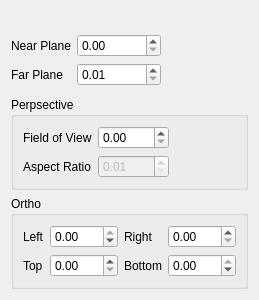
<?xml version="1.0" encoding="UTF-8"?>
<ui version="4.0">
 <class>CameraWidget</class>
 <widget class="QWidget" name="CameraWidget">
  <property name="geometry">
   <rect>
    <x>0</x>
    <y>0</y>
    <width>241</width>
    <height>300</height>
   </rect>
  </property>
  <property name="windowTitle">
   <string>Form</string>
  </property>
  <layout class="QVBoxLayout" name="verticalLayout_2">
   <item>
    <layout class="QVBoxLayout" name="verticalLayout">
     <item>
      <widget class="VectorWidget" name="positionVecEdit" native="true"/>
     </item>
     <item>
      <widget class="VectorWidget" name="centerVecEdit" native="true"/>
     </item>
     <item>
      <widget class="VectorWidget" name="viewVecEdit" native="true"/>
     </item>
    </layout>
   </item>
   <item>
    <spacer name="verticalSpacer_2">
     <property name="orientation">
      <enum>Qt::Vertical</enum>
     </property>
     <property name="sizeType">
      <enum>QSizePolicy::Preferred</enum>
     </property>
     <property name="sizeHint" stdset="0">
      <size>
       <width>20</width>
       <height>6</height>
      </size>
     </property>
    </spacer>
   </item>
   <item>
    <layout class="QHBoxLayout" name="horizontalLayout">
     <item>
      <layout class="QFormLayout" name="formLayout">
       <item row="0" column="0">
        <widget class="QLabel" name="label_7">
         <property name="text">
          <string>Near Plane</string>
         </property>
        </widget>
       </item>
       <item row="0" column="1">
        <widget class="QDoubleSpinBox" name="near">
         <property name="maximum">
          <double>99999.000000000000000</double>
         </property>
        </widget>
       </item>
       <item row="1" column="0">
        <widget class="QLabel" name="label_8">
         <property name="text">
          <string>Far Plane</string>
         </property>
        </widget>
       </item>
       <item row="1" column="1">
        <widget class="QDoubleSpinBox" name="far">
         <property name="minimum">
          <double>0.010000000000000</double>
         </property>
         <property name="maximum">
          <double>9999999.000000000000000</double>
         </property>
        </widget>
       </item>
      </layout>
     </item>
     <item>
      <spacer name="horizontalSpacer">
       <property name="orientation">
        <enum>Qt::Horizontal</enum>
       </property>
       <property name="sizeHint" stdset="0">
        <size>
         <width>40</width>
         <height>20</height>
        </size>
       </property>
      </spacer>
     </item>
    </layout>
   </item>
   <item>
    <spacer name="verticalSpacer_3">
     <property name="orientation">
      <enum>Qt::Vertical</enum>
     </property>
     <property name="sizeType">
      <enum>QSizePolicy::Preferred</enum>
     </property>
     <property name="sizeHint" stdset="0">
      <size>
       <width>17</width>
       <height>6</height>
      </size>
     </property>
    </spacer>
   </item>
   <item>
    <widget class="QGroupBox" name="perspectiveGroupBox">
     <property name="title">
      <string>Perpsective</string>
     </property>
     <layout class="QGridLayout" name="gridLayout_2">
      <item row="0" column="0">
       <widget class="QLabel" name="label_9">
        <property name="text">
         <string>Field of View</string>
        </property>
       </widget>
      </item>
      <item row="0" column="1">
       <widget class="QDoubleSpinBox" name="fov">
        <property name="maximum">
         <double>180.000000000000000</double>
        </property>
       </widget>
      </item>
      <item row="0" column="2" rowspan="2">
       <spacer name="horizontalSpacer_3">
        <property name="orientation">
         <enum>Qt::Horizontal</enum>
        </property>
        <property name="sizeHint" stdset="0">
         <size>
          <width>62</width>
          <height>20</height>
         </size>
        </property>
       </spacer>
      </item>
      <item row="1" column="0">
       <widget class="QLabel" name="label_10">
        <property name="text">
         <string>Aspect Ratio</string>
        </property>
       </widget>
      </item>
      <item row="1" column="1">
       <widget class="QDoubleSpinBox" name="aspectRatio">
        <property name="enabled">
         <bool>false</bool>
        </property>
        <property name="minimum">
         <double>0.010000000000000</double>
        </property>
        <property name="maximum">
         <double>1000.000000000000000</double>
        </property>
       </widget>
      </item>
     </layout>
    </widget>
   </item>
   <item>
    <widget class="QGroupBox" name="orthoGroupBox">
     <property name="title">
      <string>Ortho</string>
     </property>
     <property name="flat">
      <bool>false</bool>
     </property>
     <layout class="QGridLayout" name="gridLayout">
      <item row="1" column="1">
       <widget class="QDoubleSpinBox" name="top">
        <property name="maximum">
         <double>999.000000000000000</double>
        </property>
       </widget>
      </item>
      <item row="0" column="3">
       <widget class="QDoubleSpinBox" name="right">
        <property name="maximum">
         <double>999.000000000000000</double>
        </property>
       </widget>
      </item>
      <item row="0" column="2">
       <widget class="QLabel" name="label_4">
        <property name="text">
         <string>Right</string>
        </property>
       </widget>
      </item>
      <item row="1" column="3">
       <widget class="QDoubleSpinBox" name="bottom">
        <property name="minimum">
         <double>-999.000000000000000</double>
        </property>
        <property name="maximum">
         <double>0.000000000000000</double>
        </property>
       </widget>
      </item>
      <item row="1" column="0">
       <widget class="QLabel" name="label_5">
        <property name="text">
         <string>Top</string>
        </property>
       </widget>
      </item>
      <item row="0" column="1">
       <widget class="QDoubleSpinBox" name="left">
        <property name="minimum">
         <double>-999.000000000000000</double>
        </property>
        <property name="maximum">
         <double>0.000000000000000</double>
        </property>
       </widget>
      </item>
      <item row="1" column="2">
       <widget class="QLabel" name="label_6">
        <property name="text">
         <string>Bottom</string>
        </property>
       </widget>
      </item>
      <item row="0" column="0">
       <widget class="QLabel" name="label_3">
        <property name="text">
         <string>Left</string>
        </property>
       </widget>
      </item>
      <item row="0" column="4">
       <spacer name="horizontalSpacer_2">
        <property name="orientation">
         <enum>Qt::Horizontal</enum>
        </property>
        <property name="sizeHint" stdset="0">
         <size>
          <width>40</width>
          <height>20</height>
         </size>
        </property>
       </spacer>
      </item>
     </layout>
    </widget>
   </item>
   <item>
    <spacer name="verticalSpacer">
     <property name="orientation">
      <enum>Qt::Vertical</enum>
     </property>
     <property name="sizeType">
      <enum>QSizePolicy::Expanding</enum>
     </property>
     <property name="sizeHint" stdset="0">
      <size>
       <width>20</width>
       <height>0</height>
      </size>
     </property>
    </spacer>
   </item>
  </layout>
 </widget>
 <customwidgets>
  <customwidget>
   <class>VectorWidget</class>
   <extends>QWidget</extends>
   <header>camerawidget.h</header>
   <container>1</container>
  </customwidget>
 </customwidgets>
 <resources/>
 <connections/>
</ui>
